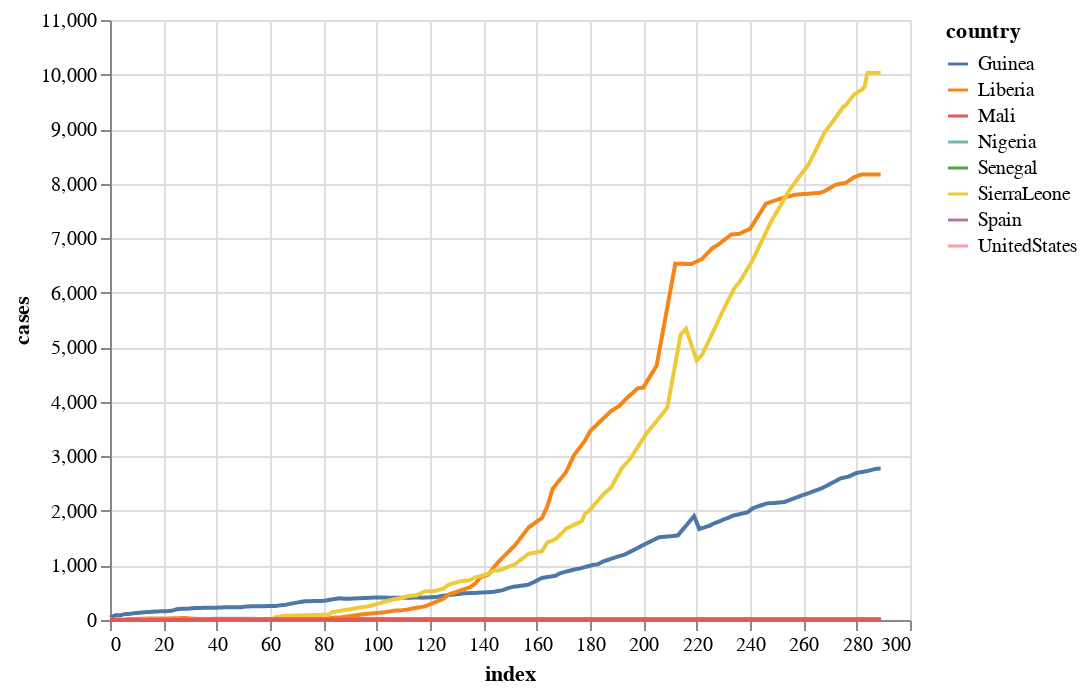

The notebook cell this image was saved under:
### Code cell
import altair as alt

alt.Chart(ebola_melt).mark_line().encode(x='index', y='cases', color='country', tooltip=['cases', 'country'])

### Figure 1 — Vega-Lite specification as saved in the notebook (floating-point values rounded to 4 significant figures; data arrays with more than 128 entries replaced by an {"elided": "..."} marker saying what was removed)
{"config": {"view": {"continuousWidth": 400, "continuousHeight": 300}}, "data": {"name": "data-9642806965d3e2e14204c6d39c6e2a11"}, "mark": "line", "encoding": {"color": {"field": "country", "type": "nominal"}, "tooltip": [{"field": "cases", "type": "quantitative"}, {"field": "country", "type": "nominal"}], "x": {"field": "index", "type": "quantitative"}, "y": {"field": "cases", "type": "quantitative"}}, "$schema": "https://vega.github.io/schema/vega-lite/v4.17.0.json", "datasets": {"data-9642806965d3e2e14204c6d39c6e2a11": {"elided": "2320 records"}}}
